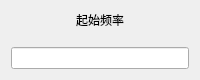
<?xml version="1.0" encoding="UTF-8"?>
<ui version="4.0">
 <class>FormButton</class>
 <widget class="QWidget" name="FormButton">
  <property name="geometry">
   <rect>
    <x>0</x>
    <y>0</y>
    <width>200</width>
    <height>80</height>
   </rect>
  </property>
  <property name="focusPolicy">
   <enum>Qt::ClickFocus</enum>
  </property>
  <property name="windowTitle">
   <string>Form</string>
  </property>
  <property name="styleSheet">
   <string notr="true"/>
  </property>
  <layout class="QGridLayout" name="gridLayout">
   <item row="1" column="0">
    <spacer name="verticalSpacer_2">
     <property name="orientation">
      <enum>Qt::Vertical</enum>
     </property>
     <property name="sizeHint" stdset="0">
      <size>
       <width>20</width>
       <height>40</height>
      </size>
     </property>
    </spacer>
   </item>
   <item row="0" column="0">
    <widget class="QLabel" name="label">
     <property name="text">
      <string>起始频率</string>
     </property>
     <property name="alignment">
      <set>Qt::AlignCenter</set>
     </property>
    </widget>
   </item>
   <item row="2" column="0">
    <widget class="QLineEdit" name="lineEdit"/>
   </item>
  </layout>
 </widget>
 <resources/>
 <connections/>
</ui>
